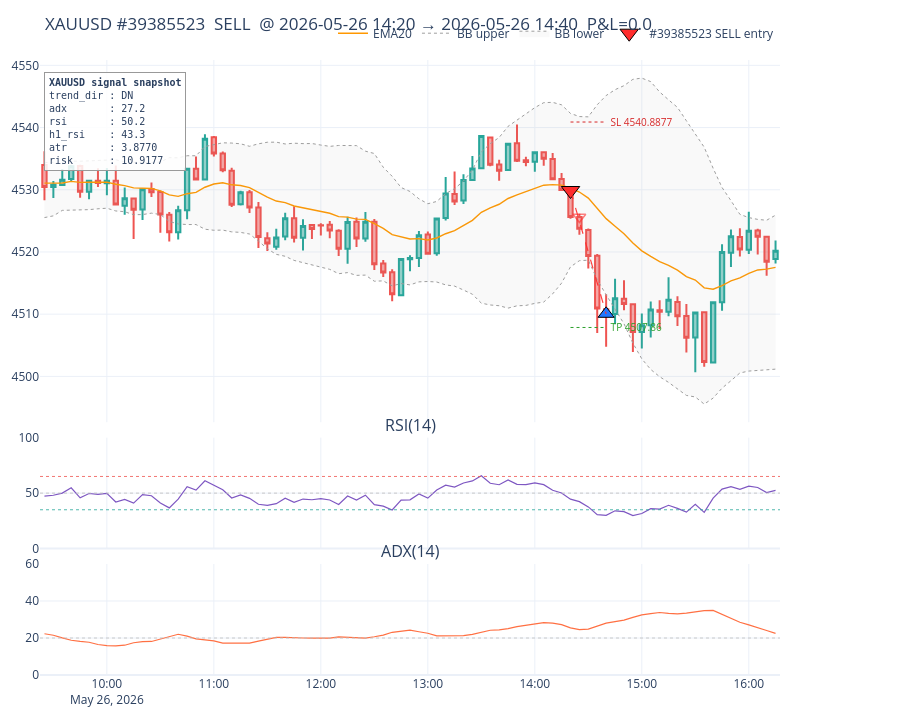
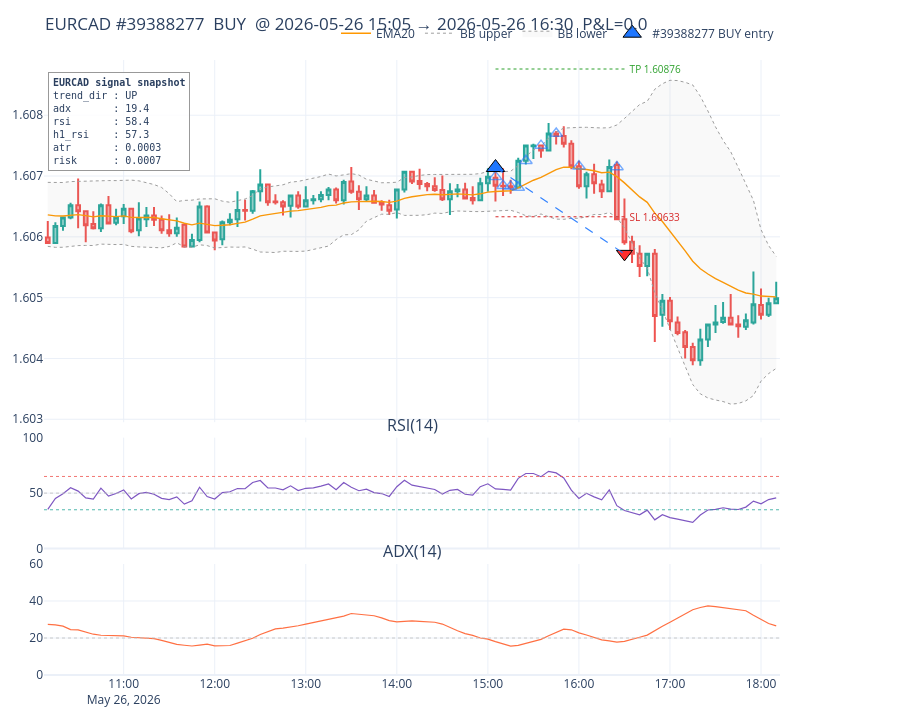
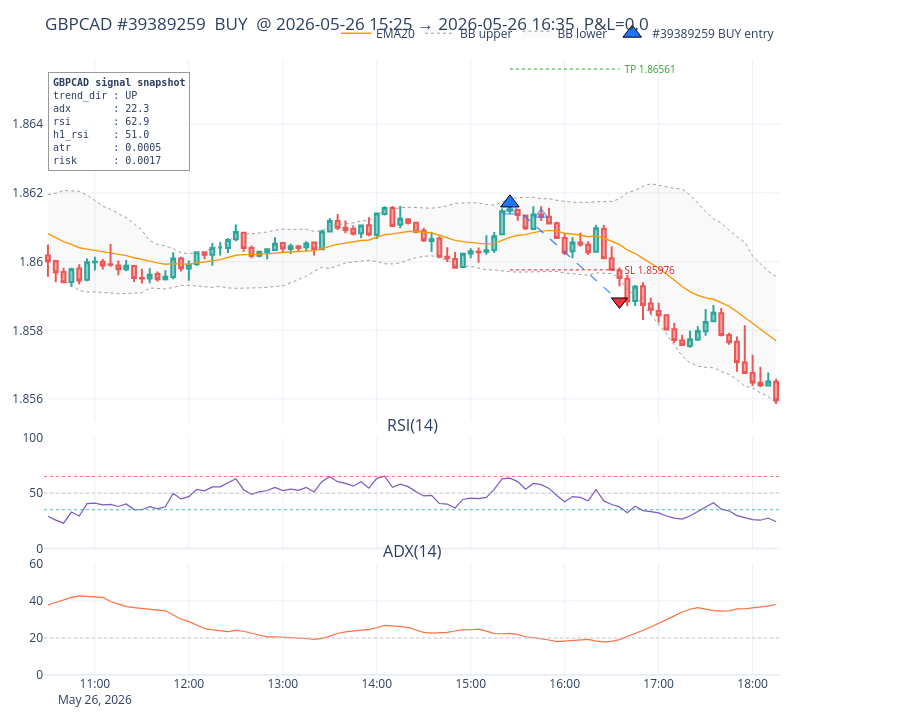

Notebook code cell kept with these figures, in order:
### Code cell
# next page(s) — bump the number to step through
render_page(1)
